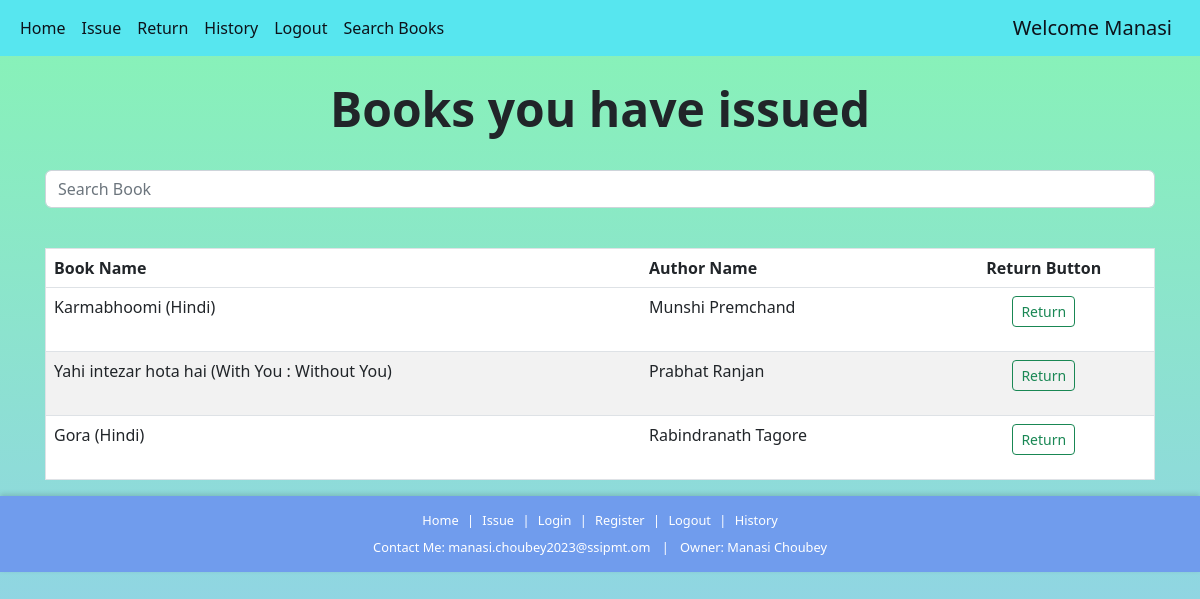
The app's page /return_item (signed in) with its own data.
### books/models.py (models this page shows, shortened)
class Book(models.Model):
    book_name = models.CharField(max_length=150)
    author_name = models.CharField(max_length=200)
    quantity = models.IntegerField(default=1)
    subject = models.CharField(max_length=2000)
    book_add_time = models.TimeField(default=timezone.now)
    book_add_date = models.DateField(default=date.today)
    class Meta:
        unique_together = ('book_name','author_name')

### books/views.py (the view, shortened to what this page needs)
# urls.py: path('return_item',views.return_item,name='return_item'),
@login_required(login_url='login')
def return_item(request):
    my_items = IssuedItem.objects.filter(user_id = request.user,return_date__isnull=True).values_list('book_id')
    books = Book.objects.exclude(~Q(id__in=my_items))
    params = {'books':books}
    return render(request,'return_item.html',params)

### templates/return_item.html (shortened to what this page needs)
{% extends 'base.html' %} {% block content %}
<center>
  <br />
  <h1 class="display-5 fw-bold">Books you have issued</h1>
  <br />
  <div class="input-group container">
    <input
      id="search"
      type="search"
      class="form-control rounded"
      placeholder="Search Book"
      aria-label="Search"
      aria-describedby="search-addon"
    />
  </div>
</center>
<br />
<div class="container">
  <table class="table">
    <thead class="thead-dark">
      <tr>
        <th scope="col">Book Name</th>
        <th scope="col">Author Name</th>
        <th scope="col">
          <center>Return Button</center>
        </th>
      </tr>
    </thead>
    <tbody id="table_data">
      {% for book in books %}
      <tr>
        <td>{{book.book_name}}</td>
        <td>{{book.author_name}}</td>
        <td>
          <center>
            <form action="return_item" method="post">
              <button type="submit" class="btn btn-outline-success btn-sm">
                Return
              </button>
            </form>
          </center>
        </td>
      </tr>
      {% endfor %}
    </tbody>
  </table>
</div>
{% endblock %}

### templates/base.html (shortened to what this page needs)
{% load static %}
<!DOCTYPE html>
<html lang="en">
<head>
    <link href="https://cdn.jsdelivr.net/npm/bootstrap@5.2.3/dist/css/bootstrap.min.css" rel="stylesheet"
 />
            <link href="https://cdn.jsdelivr.net/npm/bootstrap@5.2.3/dist/css/bootstrap.min.css" rel="stylesheet">
    <link rel="stylesheet" href="{% static 'css/base.css' %}">
</head>
<body>
    <nav class="navbar navbar-expand-lg bg-body-light,navbar navbar-dark bg-primary">
        <div class="container-fluid">
            <div class="collapse navbar-collapse" id="navbarSupportedContent">
                <ul class="navbar-nav me-auto mb-2 mb-lg-0">
                    {% if not user.is_authenticated %}
                        <li class="nav-item">
                            <a class="nav-link" href="{% url 'login' %}">Login</a>
                        </li>
                        <li class="nav-item">
                            <a class="nav-link" href="{% url 'register' %}">Register</a>
                        </li>
                    {% else %}
                        <li class="nav-item">
                            <a class="nav-link" href="{% url 'home' %}">Home</a>
                        </li>
                        <li class="nav-item">
                            <a class="nav-link" href="{% url 'issue' %}">Issue</a>
                        </li>
                        <li class="nav-item">
                            <a class="nav-link" href="{% url 'return_item' %}">Return</a>
                        </li>
                        <li class="nav-item">
                            <a class="nav-link" href="{% url 'history' %}">History</a>
                        </li>
                        <li class="nav-item">
                            <a class="nav-link" href="{% url 'logout' %}">Logout</a>
                        </li>
                        <li class="nav-item">
                            <a class="nav-link" href="{% url 'search_books' %}">Search Books</a>
                        </li>
                    {% endif %}
                </ul>
            </div>
            {% if user.is_authenticated %}
                <a class="navbar-brand" href="#">Welcome {{ request.user.first_name }}</a>
            {% endif %}
        </div>
    </nav>
    {% block content %}{% endblock %}
    <footer class="site-footer">
    <div class="footer-nav">
      <a href="{% url 'home' %}">Home</a> |
      <a href="{% url 'issue' %}">Issue</a> |
      <a href="{% url 'login' %}">Login</a> |
      <a href="{% url 'register' %}">Register</a> |
      <a href="{% url 'logout' %}">Logout</a> |
      <a href="{% url 'history' %}">History</a>
    </div>
    <div class="footer-contact">
      <span>Contact Me: manasi.choubey2023@ssipmt.om</span> | <span>Owner: Manasi Choubey</span>
    </div>
  </footer>
</body>
</html>

### static/css/base.css (style rules this page uses)
.site-footer { background-color: lab(63.9% 1.91 -45.67); color: #fff; padding: 15px 20px; text-align: center; font-size: 0.8rem; box-shadow: 0 -2px 5px rgba(0,0,0,0.15); margin-top: 0; }
.site-footer a { color: #fff; text-decoration: none; margin: 0 5px; }
.footer-nav { margin-bottom: 8px; }
.footer-contact span { margin: 0 8px; }
.navbar { background-color: lab(83.99% -37.71 -16.39) !important; }
.navbar .nav-link { color: lab(5.22% -0.37 -6.12) !important; }
.navbar-brand { color: lab(5.22% -0.37 -6.12) !important; }

### templates/base.html (style rules this page uses)
body { background-color: linear-gradient(#89b4f4, #cf7ade); background-repeat: no-repeat; background-size: cover; }

### templates/return_item.html (style rules this page uses)
table { border-collapse: collapse; border-spacing: 0; border-radius: 10px; width: 100%; border: 1px solid #ddd; }
th, td { text-align: left; padding: 16px; }
tr:nth-child(even) { background-color: #f2f2f2; }
tr:nth-child(odd) { background-color: #ffffff; }
.container { width: 100%; padding-right: 15px; padding-left: 15px; margin-right: auto; margin-left: auto; }
.input-group { width: 100%; margin-bottom: 1rem; }
body { background: linear-gradient(#87f4b5, #93cbf1); background-attachment: fixed; background-repeat: no-repeat; }

### records on screen
Book: book_name "Karmabhoomi (Hindi)", author_name "Munshi Premchand"
Book: book_name "Yahi intezar hota hai (With You : Without You)", author_name "Prabhat Ranjan"
Book: book_name "Gora (Hindi)", author_name "Rabindranath Tagore"

### other values on screen
{{ request.user.first_name }} "Manasi"
